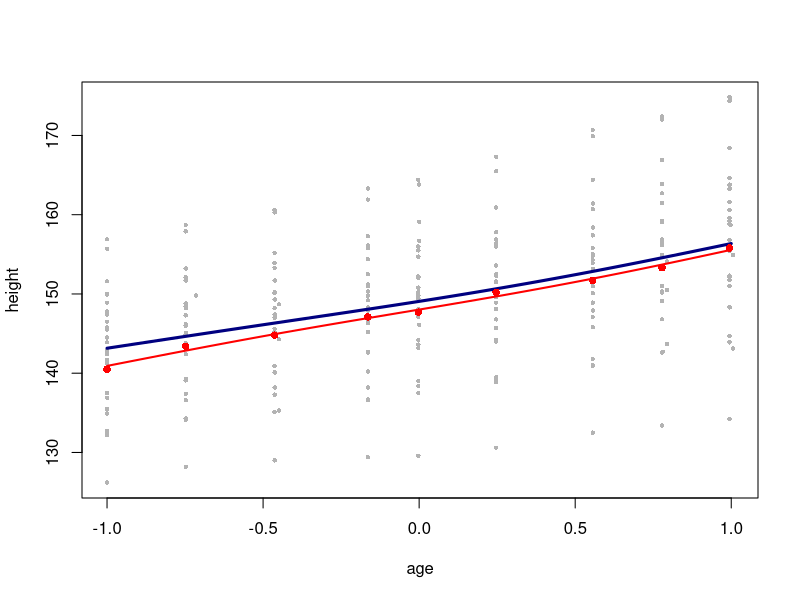
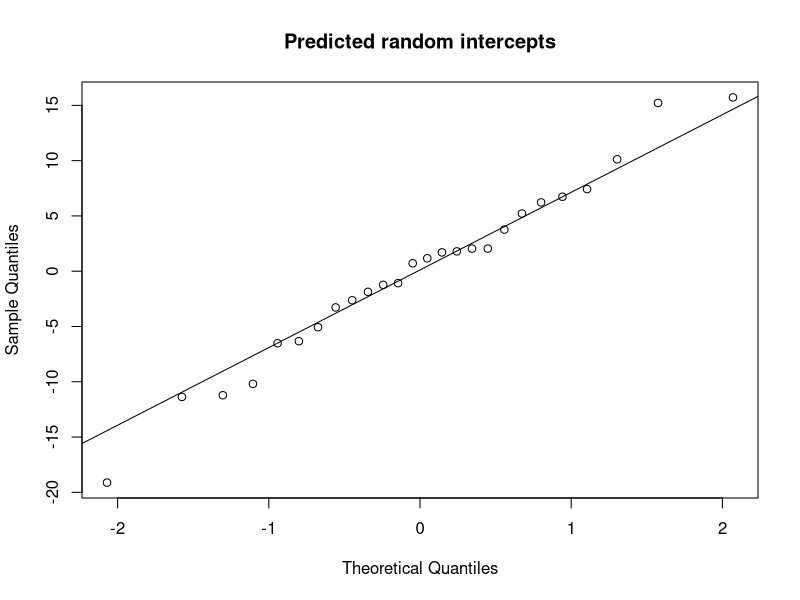

Recreate these plots in R, in order.
## ---- chunk 1
knitr::opts_chunk$set(echo = TRUE, message = FALSE, warning = FALSE,
                      fig.width = 7, fig.height = 4)
## ---- chunk 2
library(mgcv)
library(nlme)
ox <- as.data.frame(nlme::Oxboys)            # 26 boys x 9 occasions
ox$Subject <- factor(as.character(ox$Subject))
str(ox)
## ---- chunk 3
m1 <- gam(height ~ s(age) + s(Subject, bs = "re"), data = ox, method = "REML")
summary(m1)$s.table
gam.vcomp(m1)
## ---- chunk 4
g1 <- gamm(height ~ s(age), random = list(Subject = ~1), data = ox, method = "REML")
VarCorr(g1$lme)[c("(Intercept)", "Residual"), ]
## ---- chunk 5
m2 <- gam(height ~ s(age) + s(Subject, bs = "re") + s(Subject, age, bs = "re"),
          data = ox, method = "REML")
gam.vcomp(m2)
## ---- chunk 6
library(gamm4)
g4 <- gamm4(height ~ s(age), random = ~ (1 + age | Subject), data = ox, REML = TRUE)
lme4::VarCorr(g4$mer)
summary(g4$gam)$s.table
## ---- chunk 7
m3 <- gam(height ~ s(age, k = 5) + s(age, Subject, bs = "fs", k = 5),
          data = ox, method = "REML")
summary(m3)$s.table
AIC(m1, m2, m3)
## ---- chunk 8
nd <- data.frame(age = seq(-1, 1, length.out = 50), Subject = ox$Subject[1])
pop <- predict(m3, nd, exclude = "s(age,Subject)")      # population curve
sub <- predict(m3, nd)                                  # this boy's curve
plot(height ~ age, data = ox, col = "grey70", pch = 16, cex = 0.6)
lines(nd$age, pop, lwd = 3, col = "navy")
lines(nd$age, sub, lwd = 2, col = "red")
points(height ~ age, data = subset(ox, Subject == ox$Subject[1]), col = "red", pch = 16)
## ---- chunk 9
r1 <- residuals(m1); r2 <- residuals(m2)
lag1 <- function(r) {                   # within-boy lag-1 correlation
  d <- split(r, ox$Subject)
  cor(unlist(lapply(d, function(v) v[-length(v)])), unlist(lapply(d, function(v) v[-1])))
}
c(random_intercept = lag1(r1), random_slope = lag1(r2))
qqnorm(coef(m1)[grep("Subject", names(coef(m1)))], main = "Predicted random intercepts")
qqline(coef(m1)[grep("Subject", names(coef(m1)))])
